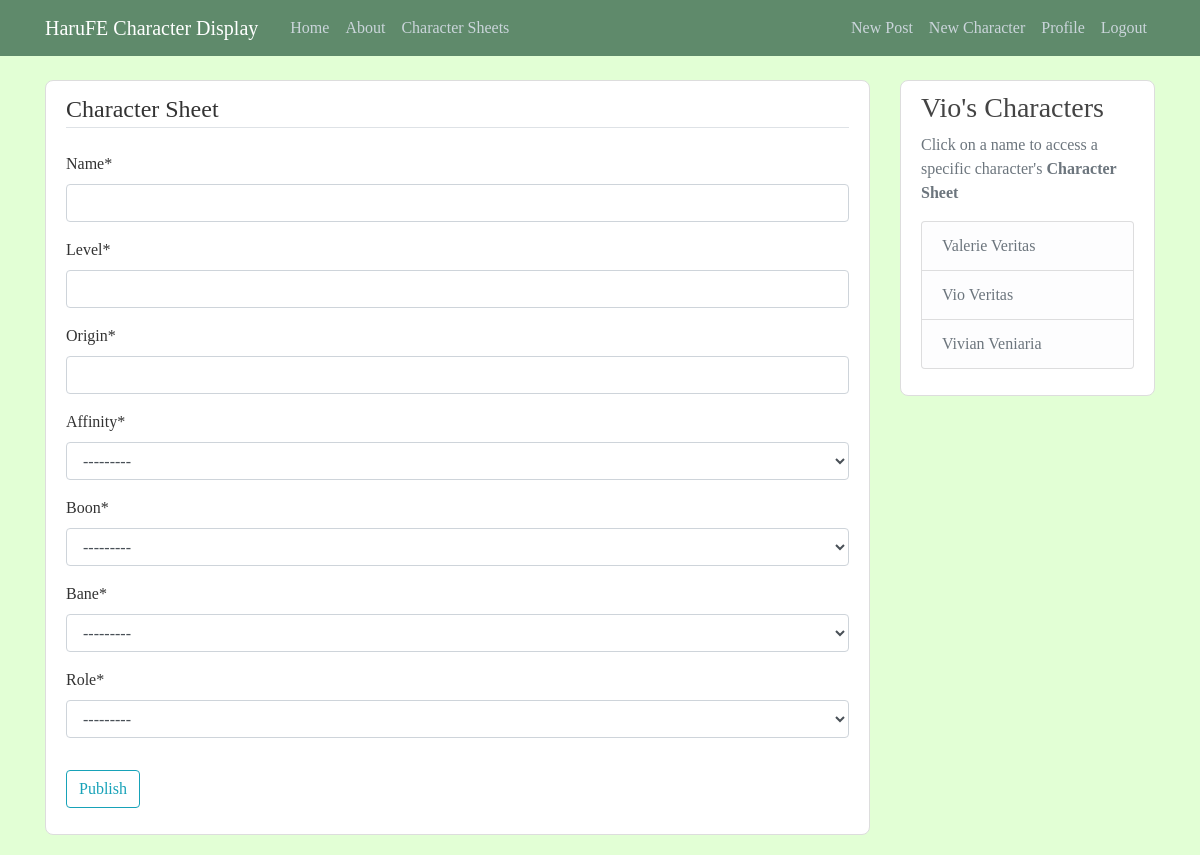
The app's page /charsheet/sheet/new/ (signed in) with its own data.
### charsheet/models.py (models this page shows, shortened)
class Role(models.Model):
	name = models.CharField(max_length = 64)
	promoted = models.BooleanField(default = False)
	hp = models.IntegerField(default = 0)
	strength = models.IntegerField(default = 0)
	magic = models.IntegerField(default = 0)
	skill = models.IntegerField(default = 0)
	speed = models.IntegerField(default = 0)
	luck = models.IntegerField(default = 0)
	defense = models.IntegerField(default = 0)
	resistance = models.IntegerField(default = 0)
	constitution = models.IntegerField(default = 0)
	def __str__(self):
		return self.name

class CharacterSheet(models.Model):
	STATS = [
		('HP', 'HP'),
        ('STR', 'STRENGTH'),
        ('MAG', 'MAGIC'),
        ('SKL', 'SKILL'),
        ('SPD', 'SPEED'),
        ('LCK', 'LUCK'),
        ('DEF', 'DEFENSE'),
        ('RES', 'RESISTANCE'),
        ('CON', 'CONSTITUTION'),
	]
	AFFINITIES = [
		('FI', 'FIRE'),
    	('WA', 'WATER'),
    	('EA', 'EARTH'),
    	('WI', 'WIND'),
    	('TH', 'THUNDER'),
    	('IC', 'ICE'),
    	('LI', 'LIGHT'),
    	('DA', 'DARK'),
    	('VO', 'VOID'),
    ]
	name = models.CharField(max_length = 32)
	level = models.IntegerField()
	origin = models.CharField(max_length = 32)
	affinity = models.CharField(max_length=2, choices=AFFINITIES)
	boon = models.CharField(max_length=3, choices=STATS)
	bane = models.CharField(max_length=3, choices=STATS)
	date_created = models.DateField(default=timezone.now)
	role = models.ForeignKey(Role, on_delete=models.CASCADE)
	user = models.ForeignKey(User, related_name="User", null=True, on_delete=models.CASCADE)

### charsheet/views.py (the view, shortened to what this page needs)
# urls.py: path('sheet/new/', CharCreateView.as_view(), name='character-sheet-create'),
class CharCreateView(LoginRequiredMixin, CreateView):
	model = CharacterSheet
	fields = ['name', 'level', 'origin', 'affinity', 'boon', 'bane', 'role']

### blog/context_processors.py (called while the page is built)
def message_processor(request):
	return {
		'character_sheets': CharSheetModel.objects.all().order_by('name')
	}

### charsheet/templates/charsheet/charactersheet_form.html (shortened to what this page needs)
{% extends "blog/base.html" %}
{% load crispy_forms_tags %}
{% block content %}
	<div class="content-section NULL">
		<form method="POST">
			<fieldset class="form-group">
				<legend class="border-bottom mb-4">Character Sheet</legend>
				{{ form|crispy }}
			</fieldset>
			<div class="form-group">
				<button class="btn btn-outline-info" type="submit">Publish</button>
			</div>
		</form>
	</div>
{% endblock content %}

### blog/templates/blog/base.html (shortened to what this page needs)
{% load static %}
<!DOCTYPE html>
<html>
<head>
    <link rel="stylesheet" href="https://maxcdn.bootstrapcdn.com/bootstrap/4.0.0/css/bootstrap.min.css">
    <link rel="stylesheet" type="text/css" href="{% static 'blog/style/main.css' %}">
</head>
<body>
	<header class="site-header">
  		<nav class="navbar navbar-expand-md navbar-dark bg-steel fixed-top">
    		<div class="container">
      			<a class="navbar-brand mr-4" href="{% url 'blog-home' %}">HaruFE Character Display</a>
      			<div class="collapse navbar-collapse" id="navbarToggle">
        			<div class="navbar-nav mr-auto">
          				<a class="nav-item nav-link" href="{% url 'blog-home' %}">Home</a>
          				<a class="nav-item nav-link" href="{% url 'blog-about' %}">About</a>
          				<a class="nav-item nav-link" href="{% url 'character-sheet' %}">Character Sheets</a>
        			</div>
			        <div class="navbar-nav">
			        	{% if user.is_authenticated %}
			        		<a class="nav-item nav-link" href="{% url 'post-create' %}">New Post</a>
			        		<a class="nav-item nav-link" href="{% url 'character-sheet-create' %}">New Character</a>
			        		<a class="nav-item nav-link" href="{% url 'profile' %}">Profile</a>
			        		<a class="nav-item nav-link" href="{% url 'logout' %}">Logout</a>
			        	{% else %}
			        		<a class="nav-item nav-link" href="{% url 'login' %}">Login</a>
			          		<a class="nav-item nav-link" href="{% url 'register' %}">Register</a>
			        	{% endif %}
        			</div>
      			</div>
    		</div>
  		</nav>
	</header>
	<main role="main" class="container">
		<div class="row">
			<div class="col-md-9">
				{% block content %}{% endblock %}
			</div>
			<div class="col-md-3">
				<div class="content-section NULL">
					<h3>Vio's Characters</h3>
					<p class='text-muted'>Click on a name to access a specific character's <strong>Character Sheet</strong>
						<ul class="list-group">
							{% for character in character_sheets %}
								<li class="list-group-item list-group-item-light"><a class="sidebar_link" href="{% url 'character-sheet-detail' character.id %}">{{ character.name }}</a></li>
							{% endfor %}
						</ul>
					</p>
				</div>
			</div>
		</div>
	</main>
</body>
</html>

### blog/static/blog/style/main.css (style rules this page uses)
body { background: #E2FFD5; color: #333333; margin-top: 5rem; font-family: "Garamond", Georgia, serif; }
h1, h2, h3, h4, h5, h6 { color: #444444; }
ul { margin: 0; }
.bg-steel { background-color: #5F8A6B; }
.site-header .navbar-nav .nav-link { color: #cbd5db; }
.content-section { padding: 10px 20px; border: 1px solid #dddddd; border-radius: 8px; margin-bottom: 20px; }
.sidebar_link { color: #6C757D; }
.NULL { background: #FFFFFF; }

### records on screen
CharacterSheet: name "Valerie Veritas"
CharacterSheet: name "Vio Veritas"
CharacterSheet: name "Vivian Veniaria"
